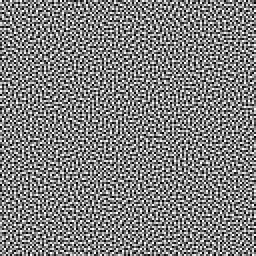
#> input picture FAST_Sigma1_0/real_uniform_gauss1_0.png, 128 x 128 px (shown 2 times larger)
$ python Threshold.py FAST_Sigma1_0/real_uniform_gauss1_0.png out.png 1.0
#> lines starting #> are read from the running program, lines starting #| are printed output that depends on the picture
import sys
from PIL import Image
import PIL
import numpy as np

fileName = sys.argv[1]
outFileName = sys.argv[2]
threshold = float(sys.argv[3])

# load the image
im = np.array(Image.open(fileName), dtype=np.uint8)
#> im is the input picture: shape (128, 128, 4); mean R, G, B, A 127.5, 127.5, 127.5, 255

if len(im.shape) > 2:
    im = im[:,:,0]
#> im: shape (128, 128)

# Threshold the image
im = np.where(im <= threshold, 0, 255)
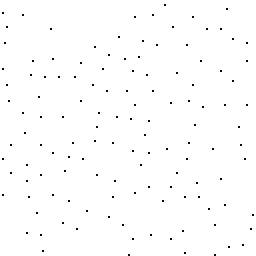
#> im: shape (128, 128) int64 (shown 2 times larger); 99.2% white; black in thin lines or dots

# Save the image, making sure it's 128x128, since Stable_Fiddusion is 64x64
#Image.fromarray(im.astype(np.uint8), mode="L").resize((128,128), PIL.Image.NEAREST).save(outFileName)
Image.fromarray(im.astype(np.uint8), mode="L").save(outFileName)
